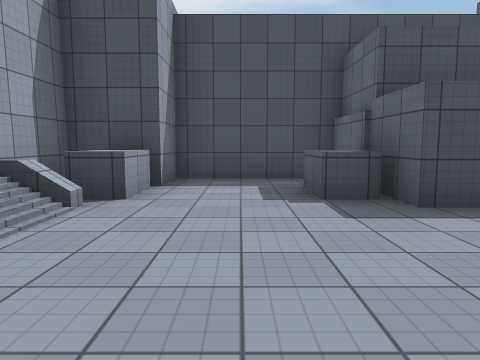
View 1 (above)

19 first-person views from a walk through a scene from a Unity 3-D project. The camera is 1.3 m above the floor, tilts 6° down and sees 70° across. The floor is counted in squares, 2 m on a side. Each view is taken from the middle of a square. On the plan, view 1 faces up. The plan holds only what a view shows up to about 10 squares ahead; the rest is blank. The place goes on beyond the plan. The player is left out. Surface patterns are stand-ins for the level's own textures.

View 2
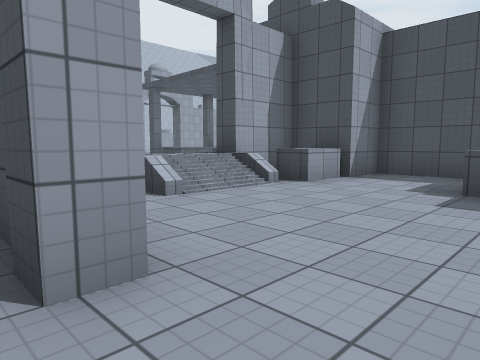

View 3
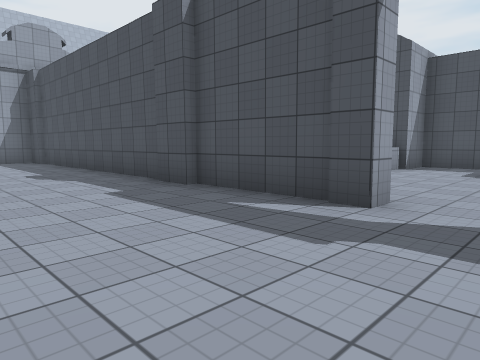

View 4
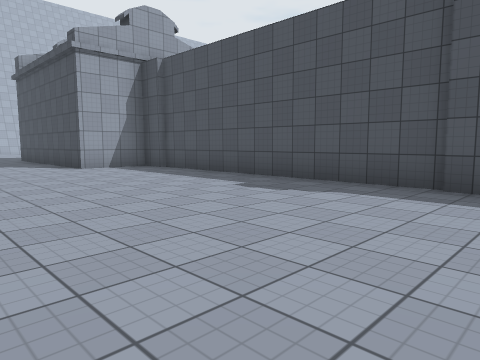

View 5
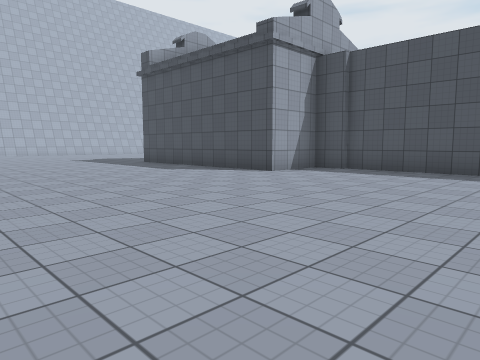

View 6
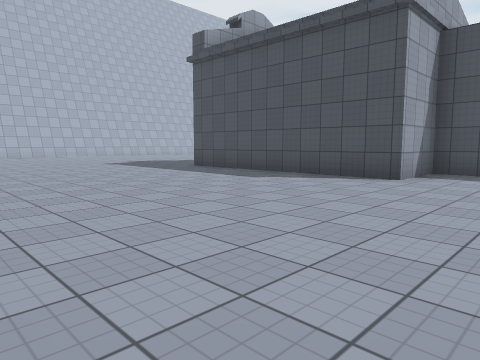

View 7
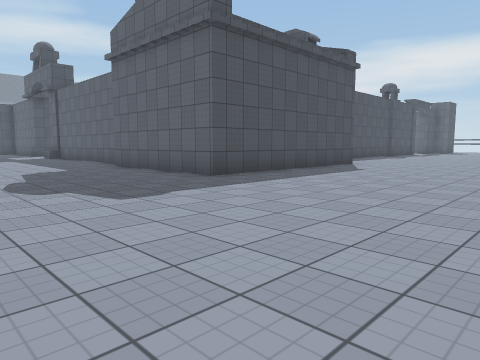

View 8
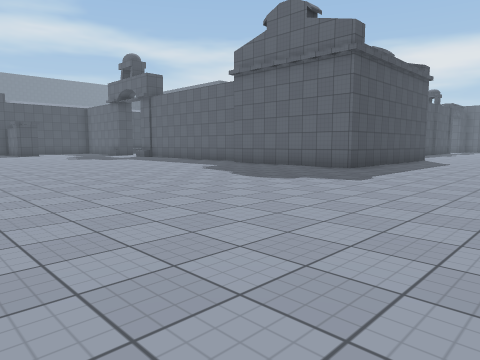

View 9
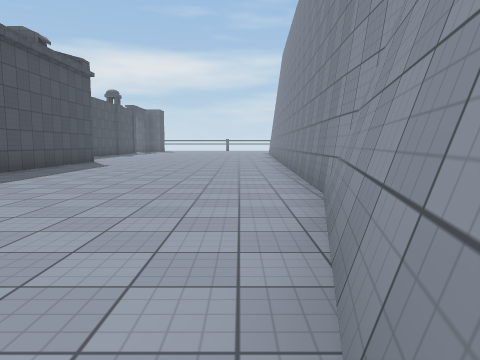

View 10
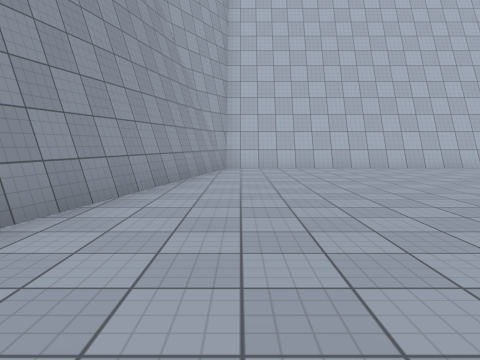

View 11
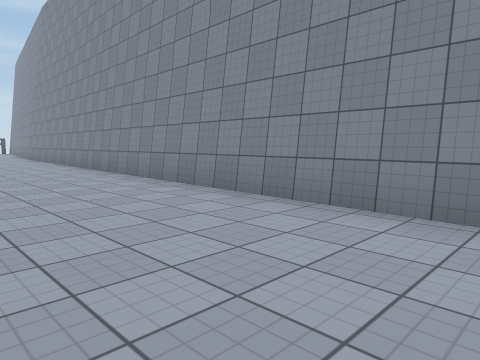

View 12
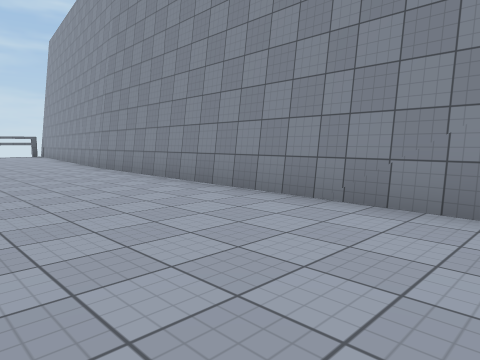

View 13
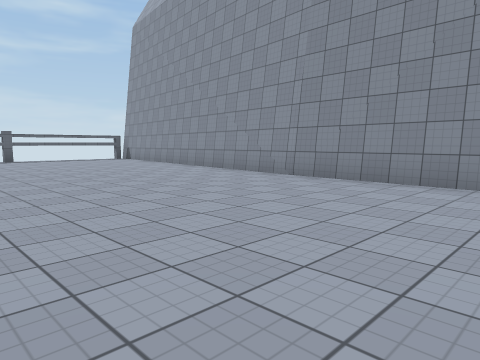

View 14
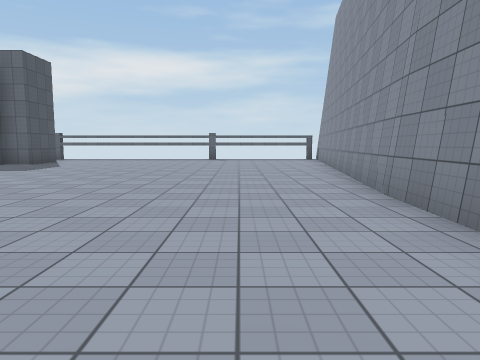

View 15
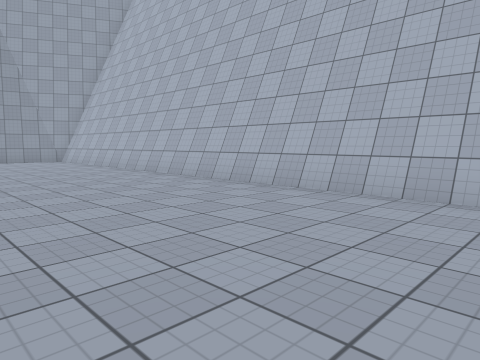

View 16
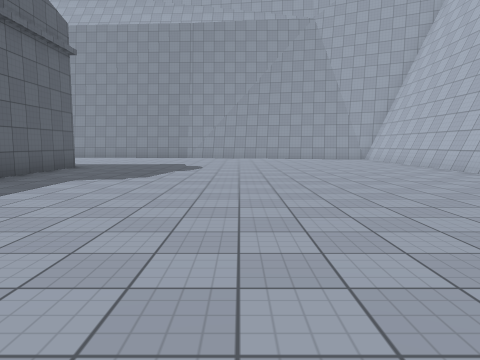

View 17
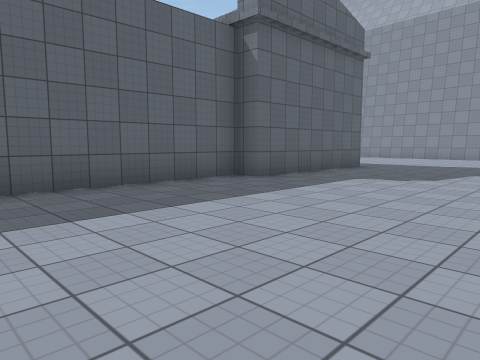

View 18
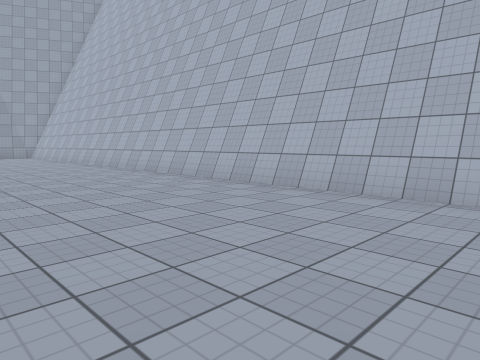

View 19
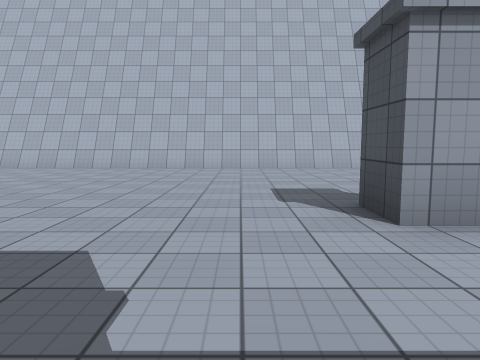

### Floor plan
Points are (right, up) in squares from view 1. A wall is a line through its corners. A room is listed if a view was taken in it or the views show most of it. See-through windows are left out.
Room 1 (view 1)
walls: (1.8, 4) (1, 4) (1, 5.1); (-1.1, 5.3) (-2.6, 5.3) (-2.6, 3.5); (2.5, 3.5) (1.9, 3.5) (1.9, 6.5) (-1.2, 6.5) (-1.2, 4) (-2.1, 4); (0.5, -0.1) (0.5, -0.6)
ways out: opening at (1.5, -1) to room 2; opening at (-3, 2.5)
Room 2 (views 2, 3, 4, 5, 6, 7, 8, 9, 10, 11, 12, 13, 14, 15, 16, 17, 18, 19)
walls: (-16.8, 1.9) (-16.8, 6.1); (-20.7, 14) (-20.7, 13.3) (-21.8, 13.3); (-10.4, -0.7) (-11.3, -0.7) (-11.3, -2.6) (-17.4, -2.6) (-17.4, 1.9); (-27.5, 15.4) (-27.5, -7.3) (-26.9, -7.6); (-20.3, -9.1) (-0.2, -9.9); (-3.2, -0.6) (-10.5, -0.6); (-27.1, -7.5) (-19.7, -9.2); (-2.4, -0.7) (-3.4, -0.7); (0.5, -0.6) (-2.5, -0.6); (-1.6, -10) (2.5, -10.5)
ways out: opening at (1.5, -1) to room 1

Positions as (right, up) in squares from view 1, and headings:
1: (0, 0), facing up
2: (2, -1), facing up-left
3: (2, -4), facing up-left
4: (-2, -6), facing up-left
5: (-6, -9), facing up-left
6: (-9, -9), facing up-left
7: (-22, -8), facing up-right
8: (-26, -7), facing up-right
9: (-24, -8), facing right
10: (-18, -7), facing left
11: (-18, -6), facing down-right
12: (-11, -6), facing down-right
13: (-6, -4), facing down-right
14: (-6, -8), facing right
15: (-23, 6), facing down-left
16: (-22, 7), facing down
17: (-22, 7), facing down-right
18: (-23, 10), facing down-left
19: (-18, 12), facing left
